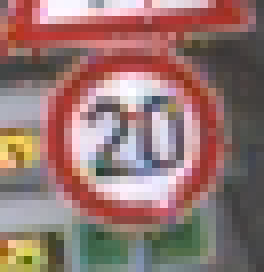
#> input picture dataset_folder/GTSRB/Final_Training/Images/00000/00000_00008.ppm, 33 x 34 px, given as the content of the folder TA/dataset_folder_train_images/GTSRB/Final_Training/Images/0, which was not available (shown 8 times larger)
$ jupyter execute --allow-errors Get_the_Haarland.ipynb   (text cells are left out)
#> lines starting #> are read from the running program, lines starting #| are printed output that depends on the picture; pictures that were not available may be replaced by others from this repository, and a replacement may not be noted
[cell 1]
from time import time

import numpy as np
import matplotlib.pyplot as plt
import cv2
from dask import delayed

from sklearn.ensemble import RandomForestClassifier
from sklearn.model_selection import train_test_split
from sklearn.metrics import roc_auc_score


from skimage.data import lfw_subset
from skimage.transform import integral_image
from skimage.feature import haar_like_feature
from skimage.feature import haar_like_feature_coord
from skimage.feature import draw_haar_like_feature
import os

from skimage.io import imshow, imread
from skimage.feature import hog
from skimage import exposure
import skimage.transform as transform
import skimage.io
import skimage.exposure
from sklearn.pipeline import make_pipeline
from sklearn.preprocessing import StandardScaler
from sklearn.model_selection import train_test_split
import os
import numpy as np
from sklearn.metrics import accuracy_score
from sklearn.ensemble import RandomForestClassifier
from sklearn.svm import SVC

from sklearn.metrics import accuracy_score, precision_score, recall_score, f1_score
from sklearn.model_selection import train_test_split
from sklearn.ensemble import RandomForestClassifier
import numpy as np

[cell 2]
@delayed
def extract_feature_image(img, feature_type, feature_coord=None):
    """Extract the haar feature for the current image"""
    ii = integral_image(img)
    return haar_like_feature(ii, 0, 0, ii.shape[0], ii.shape[1],
                             feature_type=feature_type,
                             feature_coord=feature_coord)

feature_types = ['type-2-x', 'type-2-y']

def read_data(folder_path):
    X = []
    y = []

    for class_label in range(43):
        class_folder = os.path.join(folder_path, str(class_label))


        for file_name in os.listdir(class_folder):
            if file_name.endswith(".ppm"):
                file_path = os.path.join(class_folder, file_name)

                images = cv2.imread(file_path)
#> images is the input picture: shape (34, 33, 3); mean B, G, R 113.4, 117.2, 148.2

                reshaped_img = transform.resize(images, (40, 40))
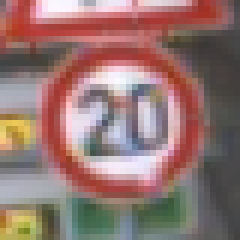
#> reshaped_img: shape (40, 40, 3) float64 (shown 6 times larger); mean B, G, R 0.446, 0.461, 0.582
                normalized_image = skimage.exposure.rescale_intensity(reshaped_img, in_range='image', out_range=(0, 1))
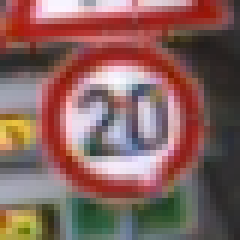
#> normalized_image: shape (40, 40, 3) float64 (shown 6 times larger); mean B, G, R 0.372, 0.389, 0.526

                U = np.array(extract_feature_image(normalized_image, feature_types))
#> in extract_feature_image, `ii = integral_image(img)`:
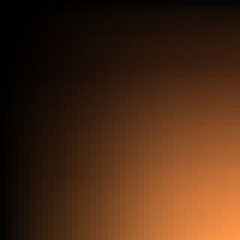
#> ii: shape (40, 40, 3) float64 (shown 6 times larger); mean B, G, R 168, 340.6, 597.7; drawn with min black and max white

                feature_coord, feature_type = \
                     haar_like_feature_coord(width=normalized_image.shape[2], height=normalized_image.shape[1],
                                                feature_type=feature_types)


                X.append(feature_coord)
                y.append(class_label)

    return np.array(X), np.array(y)

folder_path_train = "/home/jovyan/DATA/dataset_folder_train_images/GTSRB/Final_Training/Images"

#> (the rest of this cell did not finish here and is left out)

$ run again, on dataset_folder/GTSRB/Final_Training/Images/00002/00037_00016.ppm
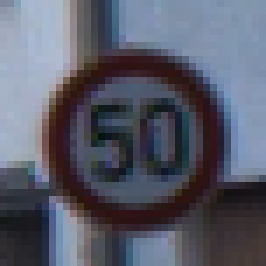
#> input picture dataset_folder/GTSRB/Final_Training/Images/00002/00037_00016.ppm, 38 x 38 px, given as the content of the folder TA/dataset_folder_train_images/GTSRB/Final_Training/Images/0, which was not available (shown 7 times larger)
#> in read_data, images is the input picture: shape (38, 38, 3); mean B, G, R 106.2, 92, 89.1
#> in read_data, `normalized_image = skimage.exposure.rescale_intensity(reshaped_img, in..`:
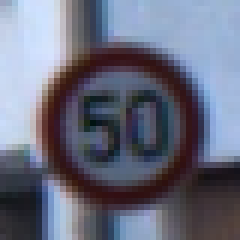
#> normalized_image: shape (40, 40, 3) float64 (shown 6 times larger); mean B, G, R 0.499, 0.428, 0.414
#> in extract_feature_image, `ii = integral_image(img)`:
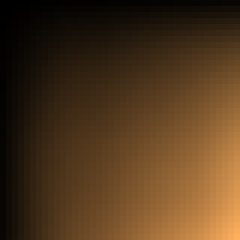
#> ii: shape (40, 40, 3) float64 (shown 6 times larger); mean B, G, R 248.8, 467.3, 678; drawn with min black and max white
